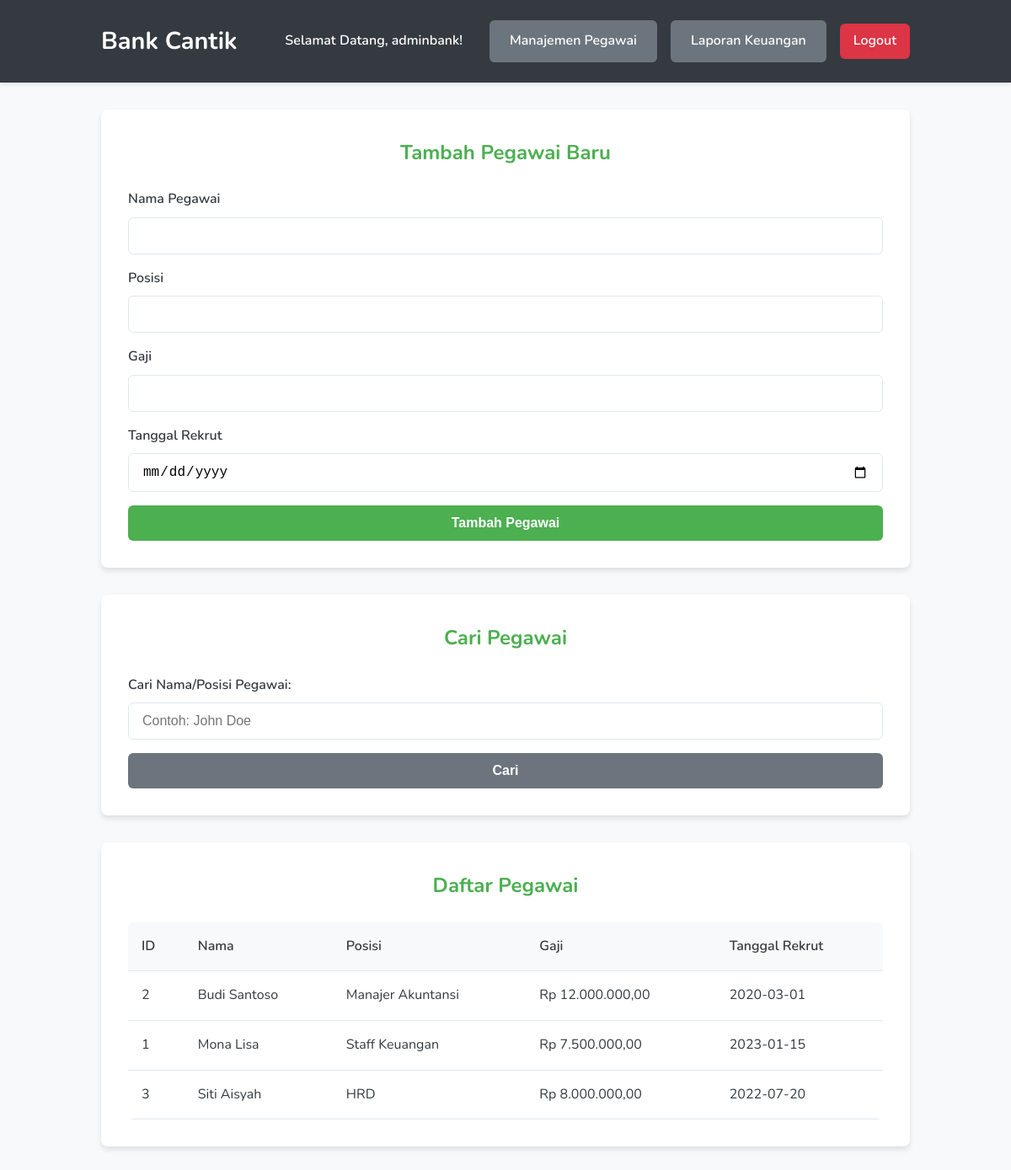
Screenshot of /employees.php (signed in) with the database file from the repository.
### tables this page shows
CREATE TABLE IF NOT EXISTS `employees` (
    `id` INT AUTO_INCREMENT PRIMARY KEY,
    `name` VARCHAR(100) NOT NULL,
    `position` VARCHAR(100) NOT NULL,
    `salary` DECIMAL(10, 2) NOT NULL,
    `hire_date` DATE NOT NULL
);

### employees.php (the view, shortened to what this page needs)
<?php
require_once 'config.php';
$employees = [];
$search_employee_query = $_GET['search_employee_query'] ?? '';
$sql = "SELECT id, name, position, salary, hire_date FROM employees";
$sql .= " ORDER BY name ASC";
if ($result = $conn->query($sql)) {
    while ($row = $result->fetch_assoc()) {
        $employees[] = $row;
    }
} else {
    $message = '<div class="alert alert-error">Gagal mengambil data pegawai: ' . htmlspecialchars($conn->error) . '</div>';
}
?>
<!DOCTYPE html>
<html lang="en">
<head>
    <link rel="stylesheet" href="css/style.css">
</head>
<body>
    <div class="app-header">
        <div class="header-container">
            <a href="dashboard.php" class="logo">Bank Cantik</a>
            <div class="header-nav">
                <span class="welcome-text">Selamat Datang, <?php echo htmlspecialchars($_SESSION['username']); ?>!</span>
                <?php if (isset($_SESSION['role']) && $_SESSION['role'] === 'admin'): ?>
                    <a href="employees.php" class="btn btn-secondary">Manajemen Pegawai</a>
                    <a href="reports.php" class="btn btn-secondary">Laporan Keuangan</a>
                <?php endif; ?>
                <a href="logout.php" class="btn btn-logout">Logout</a>
            </div>
        </div>
    </div>
    <div class="main-content">
        <div class="card">
            <div class="card-header">Tambah Pegawai Baru</div>
            <form action="<?php echo htmlspecialchars($_SERVER['PHP_SELF']); ?>" method="post">
                <div class="form-group">
                    <label for="name">Nama Pegawai</label>
                    <input type="text" id="name" name="name" required>
                </div>
                <div class="form-group">
                    <label for="position">Posisi</label>
                    <input type="text" id="position" name="position" required>
                </div>
                <div class="form-group">
                    <label for="salary">Gaji</label>
                    <input type="number" id="salary" step="0.01" name="salary" required>
                </div>
                <div class="form-group">
                    <label for="hire_date">Tanggal Rekrut</label>
                    <input type="date" id="hire_date" name="hire_date" required>
                </div>
                <button type="submit" class="btn btn-primary">Tambah Pegawai</button>
            </form>
        </div>
        <div class="card">
            <div class="card-header">Cari Pegawai</div>
            <form action="<?php echo htmlspecialchars($_SERVER['PHP_SELF']); ?>" method="get">
                <div class="form-group">
                    <label for="search_employee_query">Cari Nama/Posisi Pegawai:</label>
                    <input type="text" id="search_employee_query" name="search_employee_query" value="<?php echo htmlspecialchars($search_employee_query); ?>" placeholder="Contoh: John Doe">
                </div>
                <button type="submit" class="btn btn-secondary">Cari</button>
            </form>
        </div>
        <div class="card">
            <div class="card-header">Daftar Pegawai</div>
            <?php if (empty($employees)): ?>
                <p class="text-center">Tidak ada data pegawai ditemukan.</p>
            <?php else: ?>
                <table>
                    <thead>
                        <tr>
                            <th>ID</th>
                            <th>Nama</th>
                            <th>Posisi</th>
                            <th>Gaji</th>
                            <th>Tanggal Rekrut</th>
                        </tr>
                    </thead>
                    <tbody>
                        <?php foreach ($employees as $employee): ?>
                            <tr>
                                <td><?php echo htmlspecialchars($employee['id']); ?></td>
                                <td><?php echo $employee['name']; ?></td>
                                <td><?php echo $employee['position']; ?></td>
                                <td>Rp <?php echo number_format($employee['salary'], 2, ',', '.'); ?></td>
                                <td><?php echo htmlspecialchars($employee['hire_date']); ?></td>
                            </tr>
                        <?php endforeach; ?>
                    </tbody>
                </table>
            <?php endif; ?>
        </div>
    </div>
</body>
</html>

### css/style.css (style rules this page uses)
:root { --primary-color: #4CAF50; --secondary-color: #6c757d; --accent-color: #3490dc; --dark-bg: #343a40; --light-bg: #f8f9fa; --text-color: #343a40; --light-text: #fff; --border-color: #e2e8f0; --card-bg: #ffffff; --success-color: #28a745; --error-color: #dc3545; --info-color: #17a2b8; }
body { font-family: 'Nunito', sans-serif; margin: 0; padding: 0; background-color: var(--light-bg); color: var(--text-color); line-height: 1.6; }
.app-header { background-color: var(--dark-bg); color: var(--light-text); padding: 1.5rem 0; box-shadow: 0 2px 4px rgba(0, 0, 0, 0.1); }
.header-container { max-width: 960px; margin: 0 auto; display: flex; justify-content: space-between; align-items: center; padding: 0 20px; }
.logo { font-size: 1.8rem; font-weight: bold; color: var(--light-text); text-decoration: none; }
.main-content { max-width: 960px; margin: 2rem auto; padding: 0 20px; }
.card { background-color: var(--card-bg); border-radius: 0.5rem; box-shadow: 0 4px 6px rgba(0, 0, 0, 0.1); padding: 2rem; margin-bottom: 2rem; }
.card-header { font-size: 1.5rem; font-weight: bold; color: var(--primary-color); margin-bottom: 1.5rem; text-align: center; }
form { display: flex; flex-direction: column; gap: 1rem; }
.form-group label { display: block; margin-bottom: 0.5rem; font-weight: 600; }
.form-group input[type="text"], .form-group input[type="password"], .form-group input[type="email"], .form-group input[type="number"], .form-group input[type="date"], .form-group select, .form-group textarea { width: 100%; padding: 0.75rem 1rem; border: 1px solid var(--border-color); border-radius: 0.375rem; font-size: 1rem; transition: border-color 0.3s ease, box-shadow 0.3s ease; box-sizing: border-box; }
.btn { display: inline-block; padding: 0.75rem 1.5rem; border-radius: 0.375rem; font-size: 1rem; font-weight: 600; text-align: center; cursor: pointer; text-decoration: none; border: none; transition: background-color 0.3s ease, color 0.3s ease; }
.btn-primary { background-color: var(--primary-color); color: var(--light-text); }
.btn-secondary { background-color: var(--secondary-color); color: var(--light-text); }
table { width: 100%; border-collapse: collapse; margin-top: 1.5rem; background-color: var(--card-bg); border-radius: 0.375rem; overflow: hidden; }
table th, table td { padding: 1rem; border-bottom: 1px solid var(--border-color); text-align: left; }
table th { background-color: var(--light-bg); font-weight: 600; color: var(--text-color); }
.header-nav { display: flex; gap: 1rem; align-items: center; }
.header-nav .btn-logout { background-color: var(--error-color); color: var(--light-text); padding: 0.5rem 1rem; border-radius: 0.375rem; }
.header-nav .welcome-text { color: var(--light-text); font-weight: 600; margin-right: 1rem; }

### rows the page displays
employees: id "2", name "Budi Santoso", position "Manajer Akuntansi", salary "12.000.000,00", hire_date "2020-03-01"
employees: id "1", name "Mona Lisa", position "Staff Keuangan", salary "7.500.000,00", hire_date "2023-01-15"
employees: id "3", name "Siti Aisyah", position "HRD", salary "8.000.000,00", hire_date "2022-07-20"

### other values shown
$_SESSION['username'] "adminbank"
